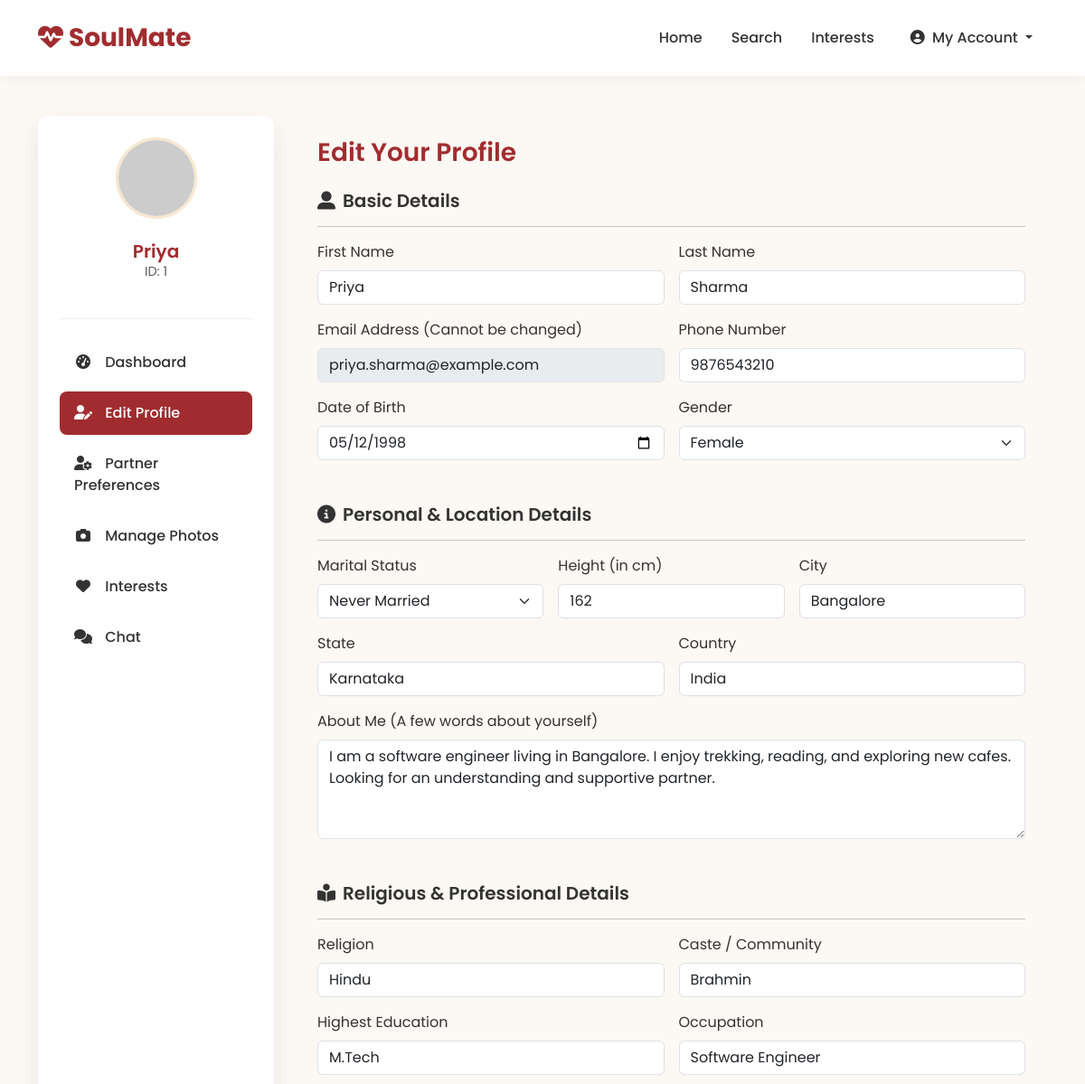
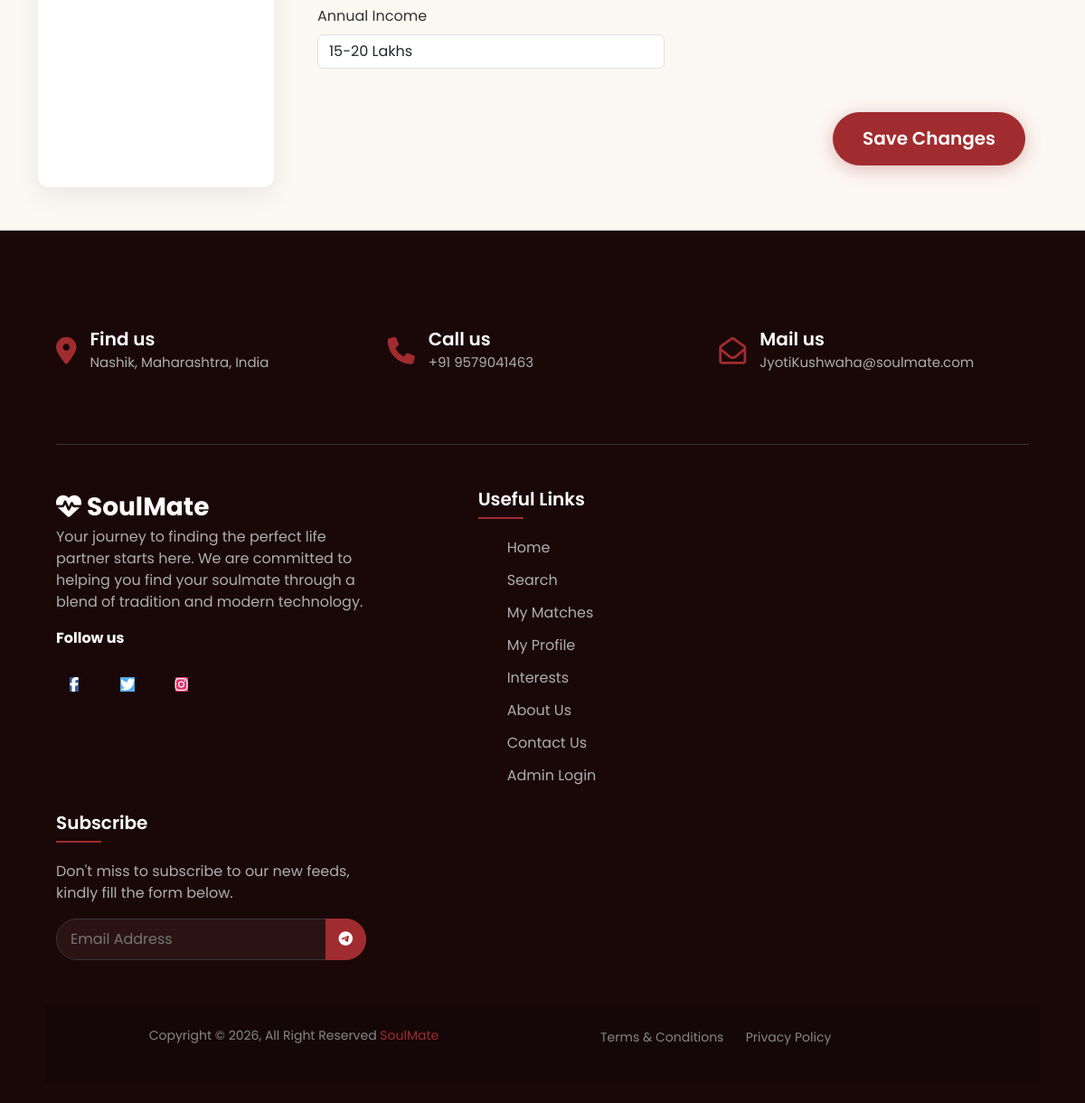
The page /edit_profile.php (signed in) on the database its author committed (2 pictures, top to bottom).
### tables this page shows
CREATE TABLE `users` (
  `id` int(11) NOT NULL AUTO_INCREMENT,
  `email` varchar(255) NOT NULL,
  `password` varchar(255) NOT NULL,
  `first_name` varchar(100) NOT NULL,
  `last_name` varchar(100) NOT NULL,
  `gender` enum('Male','Female','Other') NOT NULL,
  `dob` date NOT NULL,
  `phone_number` varchar(20) DEFAULT NULL,
  `religion` varchar(50) DEFAULT NULL,
  `caste` varchar(50) DEFAULT NULL,
  `education` varchar(100) DEFAULT NULL,
  `occupation` varchar(100) DEFAULT NULL,
  `annual_income` varchar(50) DEFAULT NULL,
  `marital_status` enum('Never Married','Divorced','Widowed','Awaiting Divorce') NOT NULL,
  `height_cm` int(11) DEFAULT NULL,
  `about_me` text DEFAULT NULL,
  `city` varchar(100) DEFAULT NULL,
  `state` varchar(100) DEFAULT NULL,
  `country` varchar(100) DEFAULT NULL,
  `profile_image` varchar(255) DEFAULT 'default.png',
  `registration_date` timestamp NOT NULL DEFAULT current_timestamp(),
  `profile_status` enum('Active','Inactive','Pending') NOT NULL DEFAULT 'Active',
  PRIMARY KEY (`id`),
  UNIQUE KEY `email` (`email`)
);

### edit_profile.php (the view, shortened to what this page needs)
<?php
require_once 'includes/header.php';
$user_id = $_SESSION['user_id'];
$user_stmt = $conn->prepare("SELECT * FROM users WHERE id = ?");
$user_stmt->bind_param("i", $user_id);
$user_stmt->execute();
$user_result = $user_stmt->get_result();
$user = $user_result->fetch_assoc();
$current_image = $user['profile_image'];
if (filter_var($current_image, FILTER_VALIDATE_URL)) {
    $image_path = $current_image;
} else {
    $image_path = 'uploads/profiles/' . $current_image;
}
?>
<div class="dashboard-container" style="padding: 3rem 0;">
    <div class="container">
        <div class="row">
            <div class="col-lg-3">
                <div class="dashboard-sidebar p-4">
                    <div class="profile-summary text-center mb-4">
                        <img src="<?php echo htmlspecialchars($image_path); ?>"
                            onerror="this.onerror=null; this.src='https://placehold.co/400x400/F7E7CE/A12C2F?text=Photo';"
                            alt="Profile Picture"
                            style="width: 90px; height: 90px; object-fit: cover; border-radius: 50%;">
                        <h5 class="mt-2 mb-0"><?php echo htmlspecialchars($user['first_name']); ?></h5>
                        <p class="text-muted small">ID: <?php echo $user['id']; ?></p>
                    </div>
                    <ul class="nav flex-column dashboard-nav">
                        <li class="nav-item">
                            <a class="nav-link" href="dashboard.php">
                                <i class="fas fa-tachometer-alt"></i> Dashboard
                            </a>
                        </li>
                        <li class="nav-item">
                            <a class="nav-link active" href="edit_profile.php">
                                <i class="fas fa-user-edit"></i> Edit Profile
                            </a>
                        </li>
                        <li class="nav-item">
                            <a class="nav-link " href="edit_preferences.php">
                                <i class="fas fa-user-cog"></i> Partner Preferences
                            </a>
                        </li>
                        <li class="nav-item">
                            <a class="nav-link" href="manage_photos.php">
                                <i class="fas fa-camera"></i> Manage Photos
                            </a>
                        </li>
                        <li class="nav-item">
                            <a class="nav-link" href="interests.php">
                                <i class="fas fa-heart"></i> Interests
                            </a>
                        </li>
                        <li class="nav-item">
                            <a class="nav-link" href="chat.php">
                                <i class="fas fa-comments"></i> Chat
                            </a>
                        </li>
                    </ul>
                </div>
            </div>
            <div class="col-lg-9">
                <div class="dashboard-content-card p-4">
                    <h3 class="mb-4" style="color: var(--primary-color);">Edit Your Profile</h3>
                    <form action="edit_profile.php" method="POST">
                        <h5><i class="fas fa-user-alt me-2"></i>Basic Details</h5>
                        <hr class="my-3">
                        <div class="row g-3">
                            <div class="col-md-6">
                                <label for="first_name" class="form-label">First Name</label>
                                <input type="text" class="form-control" id="first_name" name="first_name" value="<?php echo htmlspecialchars($user['first_name']); ?>" required>
                            </div>
                            <div class="col-md-6">
                                <label for="last_name" class="form-label">Last Name</label>
                                <input type="text" class="form-control" id="last_name" name="last_name" value="<?php echo htmlspecialchars($user['last_name']); ?>" required>
                            </div>
                            <div class="col-md-6">
                                <label for="email" class="form-label">Email Address (Cannot be changed)</label>
                                <input type="email" class="form-control" id="email" name="email" value="<?php echo htmlspecialchars($user['email']); ?>" disabled>
                            </div>
                             <div class="col-md-6">
                                <label for="phone_number" class="form-label">Phone Number</label>
                                <input type="text" class="form-control" id="phone_number" name="phone_number" value="<?php echo htmlspecialchars($user['phone_number']); ?>">
                            </div>
                            <div class="col-md-6">
                                <label for="dob" class="form-label">Date of Birth</label>
                                <input type="date" class="form-control" id="dob" name="dob" value="<?php echo htmlspecialchars($user['dob']); ?>" required>
                            </div>
                            <div class="col-md-6">
                                <label for="gender" class="form-label">Gender</label>
                                <select id="gender" name="gender" class="form-select" required>
                                    <option value="Female" <?php echo ($user['gender'] == 'Female') ? 'selected' : ''; ?>>Female</option>
                                </select>
                            </div>
                        </div>
                        <h5 class="mt-5"><i class="fas fa-info-circle me-2"></i>Personal & Location Details</h5>
                        <hr class="my-3">
                        <div class="row g-3">
                            <div class="col-md-4">
                                <label for="marital_status" class="form-label">Marital Status</label>
                                <select id="marital_status" name="marital_status" class="form-select" required>
                                    <option value="Never Married" <?php echo ($user['marital_status'] == 'Never Married') ? 'selected' : ''; ?>>Never Married</option>
                                </select>
                            </div>
                            <div class="col-md-4">
                                <label for="height_cm" class="form-label">Height (in cm)</label>
                                <input type="number" class="form-control" id="height_cm" name="height_cm" value="<?php echo htmlspecialchars($user['height_cm']); ?>">
                            </div>
                            <div class="col-md-4">
                                <label for="city" class="form-label">City</label>
                                <input type="text" class="form-control" id="city" name="city" value="<?php echo htmlspecialchars($user['city']); ?>">
                            </div>
                            <div class="col-md-6">
                                <label for="state" class="form-label">State</label>
                                <input type="text" class="form-control" id="state" name="state" value="<?php echo htmlspecialchars($user['state']); ?>">
                            </div>
                            <div class="col-md-6">
                                <label for="country" class="form-label">Country</label>
                                <input type="text" class="form-control" id="country" name="country" value="<?php echo htmlspecialchars($user['country']); ?>">
                            </div>
                            <div class="col-12">
                                <label for="about_me" class="form-label">About Me (A few words about yourself)</label>
                                <textarea class="form-control" id="about_me" name="about_me" rows="4"><?php echo htmlspecialchars($user['about_me']); ?></textarea>
                            </div>
                        </div>
                        <h5 class="mt-5"><i class="fas fa-book-reader me-2"></i>Religious & Professional Details</h5>
                        <hr class="my-3">
                        <div class="row g-3">
                            <div class="col-md-6">
                                <label for="religion" class="form-label">Religion</label>
                                <input type="text" class="form-control" id="religion" name="religion" value="<?php echo htmlspecialchars($user['religion']); ?>">
                            </div>
                            <div class="col-md-6">
                                <label for="caste" class="form-label">Caste / Community</label>
                                <input type="text" class="form-control" id="caste" name="caste" value="<?php echo htmlspecialchars($user['caste']); ?>">
                            </div>
                            <div class="col-md-6">
                                <label for="education" class="form-label">Highest Education</label>
                                <input type="text" class="form-control" id="education" name="education" value="<?php echo htmlspecialchars($user['education']); ?>" placeholder="e.g., M.Tech, MBA, MBBS">
                            </div>
                            <div class="col-md-6">
                                <label for="occupation" class="form-label">Occupation</label>
                                <input type="text" class="form-control" id="occupation" name="occupation" value="<?php echo htmlspecialchars($user['occupation']); ?>" placeholder="e.g., Software Engineer, Doctor">
                            </div>
                            <div class="col-md-6">
                                <label for="annual_income" class="form-label">Annual Income</label>
                                <input type="text" class="form-control" id="annual_income" name="annual_income" value="<?php echo htmlspecialchars($user['annual_income']); ?>" placeholder="e.g., 10-15 Lakhs">
                            </div>
                        </div>
                        <div class="mt-5 text-end">
                            <button type="submit" class="btn btn-primary-custom btn-lg">Save Changes</button>
                        </div>
                    </form>
                </div>
            </div>
        </div>
    </div>
</div>
<?php
require_once 'includes/footer.php';
?>

### assests/css/style.css (style rules this page uses)
:root { --primary-color: #A12C2F; --secondary-color: #F7E7CE; --accent-color: #D4AF37; --text-color: #333333; --light-text-color: #c3b2b2; --white-color: #FFFFFF; --light-bg: #FCF8F3; --font-family: 'Poppins', sans-serif; --border-radius: 12px; --shadow: 0 10px 30px rgba(0, 0, 0, 0.07); }
body { font-family: var(--font-family); background-color: var(--white-color); color: var(--text-color); }
h1, h2, h3, h4, h5, h6 { font-weight: 600; }
.btn-primary-custom { background-color: var(--primary-color); border-color: var(--primary-color); color: var(--white-color); font-weight: 600; padding: 0.85rem 2rem; border-radius: 50px; transition: all 0.3s ease; box-shadow: 0 4px 20px rgba(161, 44, 47, 0.3); }
.dashboard-container { background-color: var(--light-bg); }
.dashboard-sidebar { background-color: var(--white-color); padding: 2rem 1.5rem; border-radius: var(--border-radius); box-shadow: var(--shadow); height: 100%; }
.dashboard-sidebar .profile-summary { text-align: center; margin-bottom: 2rem; border-bottom: 1px solid #eee; padding-bottom: 1.5rem; }
.dashboard-sidebar .profile-summary img { width: 90px; height: 90px; object-fit: cover; border-radius: 50%; border: 3px solid var(--secondary-color); margin-bottom: 1rem; }
.dashboard-sidebar .profile-summary h5 { color: var(--primary-color); margin-bottom: 0.25rem; }
.dashboard-sidebar .profile-summary p { color: var(--light-text-color); font-size: 0.9rem; }
.dashboard-nav .nav-link { color: var(--text-color); font-weight: 500; padding: 0.75rem 1rem; border-radius: 8px; margin-bottom: 0.5rem; transition: all 0.3s ease; }
.dashboard-nav .nav-link i { margin-right: 10px; width: 20px; text-align: center; }
.dashboard-nav .nav-link.active, .dashboard-nav .nav-link:hover { background-color: var(--primary-color); color: var(--white-color); }
.dashboard-sidebar { background-color: var(--white-color); padding: 2rem 1.5rem; border-radius: var(--border-radius); box-shadow: var(--shadow); height: 100%; position: sticky; top: 120px; }

### rows shown on the page
users: first_name "Priya", id "1", last_name "Sharma", email "priya.sharma@example.com", phone_number "9876543210", dob "05/12/1998", gender "Female", marital_status "Never Married", height_cm "162", city "Bangalore", state "Karnataka", country "India", about_me "I am a software engineer living in Bangalore. I enjoy trekking, reading, and exploring new cafes. Looking for an understanding and supportive partner.", religion "Hindu", caste "Brahmin", education "M.Tech", occupation "Software Engineer", annual_income "15-20 Lakhs"
